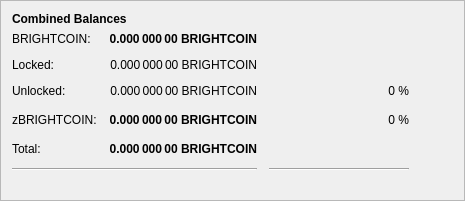
         <widget class="QFrame" name="frame_3">
          <property name="geometry">
           <rect>
            <x>0</x>
            <y>150</y>
            <width>465</width>
            <height>201</height>
           </rect>
          </property>
          <property name="frameShape">
           <enum>QFrame::StyledPanel</enum>
          </property>
          <property name="frameShadow">
           <enum>QFrame::Raised</enum>
          </property>
          <layout class="QVBoxLayout" name="verticalLayout_5">
           <item>
            <layout class="QHBoxLayout" name="horizontalLayout_5" stretch="0">
             <item>
              <widget class="QLabel" name="label_5z">
               <property name="maximumSize">
                <size>
                 <width>16777215</width>
                 <height>20</height>
                </size>
               </property>
               <property name="font">
                <font>
                 <weight>75</weight>
                 <bold>true</bold>
                </font>
               </property>
               <property name="toolTip">
                <string>Combined Balances (including unconfirmed and immature coins)</string>
               </property>
               <property name="text">
                <string>&lt;html&gt;&lt;head/&gt;&lt;body&gt;&lt;p&gt;Combined Balances&lt;/p&gt;&lt;/body&gt;&lt;/html&gt;</string>
               </property>
              </widget>
             </item>
            </layout>
           </item>
           <item>
            <layout class="QGridLayout" name="gridLayout_3">
             <property name="spacing">
              <number>12</number>
             </property>
             <item row="7" column="0" colspan="2">
              <widget class="Line" name="lineSpendableBalance_3">
               <property name="orientation">
                <enum>Qt::Horizontal</enum>
               </property>
              </widget>
             </item>
             <item row="7" column="2">
              <widget class="Line" name="lineWatchBalance_3">
               <property name="sizePolicy">
                <sizepolicy hsizetype="Preferred" vsizetype="Fixed">
                 <horstretch>0</horstretch>
                 <verstretch>0</verstretch>
                </sizepolicy>
               </property>
               <property name="minimumSize">
                <size>
                 <width>140</width>
                 <height>0</height>
                </size>
               </property>
               <property name="orientation">
                <enum>Qt::Horizontal</enum>
               </property>
              </widget>
             </item>
             <item row="4" column="1">
              <widget class="QLabel" name="labelzBalancez">
               <property name="font">
                <font>
                 <weight>75</weight>
                 <bold>true</bold>
                </font>
               </property>
               <property name="cursor">
                <cursorShape>IBeamCursor</cursorShape>
               </property>
               <property name="toolTip">
                <string>Total of transactions that have yet to be confirmed, and do not yet count toward the spendable balance</string>
               </property>
               <property name="text">
                <string notr="true">0.000 000 00 BRIGHTCOIN</string>
               </property>
               <property name="alignment">
                <set>Qt::AlignRight|Qt::AlignTrailing|Qt::AlignVCenter</set>
               </property>
               <property name="textInteractionFlags">
                <set>Qt::LinksAccessibleByMouse|Qt::TextSelectableByKeyboard|Qt::TextSelectableByMouse</set>
               </property>
              </widget>
             </item>
             <item row="6" column="1">
              <widget class="QLabel" name="labelTotalz">
               <property name="font">
                <font>
                 <weight>75</weight>
                 <bold>true</bold>
                </font>
               </property>
               <property name="cursor">
                <cursorShape>IBeamCursor</cursorShape>
               </property>
               <property name="toolTip">
                <string>Total Balance, including unconfirmed and immature coins.</string>
               </property>
               <property name="text">
                <string notr="true">0.000 000 00 BRIGHTCOIN</string>
               </property>
               <property name="alignment">
                <set>Qt::AlignRight|Qt::AlignTrailing|Qt::AlignVCenter</set>
               </property>
               <property name="textInteractionFlags">
                <set>Qt::LinksAccessibleByMouse|Qt::TextSelectableByKeyboard|Qt::TextSelectableByMouse</set>
               </property>
              </widget>
             </item>
             <item row="4" column="3">
              <spacer name="horizontalSpacer_6">
               <property name="orientation">
                <enum>Qt::Horizontal</enum>
               </property>
               <property name="sizeHint" stdset="0">
                <size>
                 <width>40</width>
                 <height>20</height>
                </size>
               </property>
              </spacer>
             </item>
             <item row="6" column="0">
              <widget class="QLabel" name="labelTotalTextz">
               <property name="text">
                <string>Total:</string>
               </property>
              </widget>
             </item>
             <item row="1" column="0">
              <widget class="QLabel" name="labelBalanceTextz">
               <property name="text">
                <string>BRIGHTCOIN:</string>
               </property>
              </widget>
             </item>
             <item row="1" column="1">
              <widget class="QLabel" name="labelBalancez">
               <property name="font">
                <font>
                 <weight>75</weight>
                 <bold>true</bold>
                </font>
               </property>
               <property name="cursor">
                <cursorShape>IBeamCursor</cursorShape>
               </property>
               <property name="toolTip">
                <string>Your current spendable balance</string>
               </property>
               <property name="text">
                <string notr="true">0.000 000 00 BRIGHTCOIN</string>
               </property>
               <property name="alignment">
                <set>Qt::AlignRight|Qt::AlignTrailing|Qt::AlignVCenter</set>
               </property>
               <property name="textInteractionFlags">
                <set>Qt::LinksAccessibleByMouse|Qt::TextSelectableByKeyboard|Qt::TextSelectableByMouse</set>
               </property>
              </widget>
             </item>
             <item row="4" column="0">
              <widget class="QLabel" name="labelzBalanceTextz">
               <property name="toolTip">
                <string/>
               </property>
               <property name="text">
                <string>zBRIGHTCOIN:</string>
               </property>
              </widget>
             </item>
             <item row="4" column="2">
              <widget class="QLabel" name="labelzBRIGHTCOINPercent">
               <property name="toolTip">
                <string>Current percentage of zBRIGHTCOIN.
If AutoMint is enabled this percentage will settle around the configured AutoMint percentage (default = 10%)</string>
               </property>
               <property name="text">
                <string>0 %</string>
               </property>
               <property name="alignment">
                <set>Qt::AlignRight|Qt::AlignTrailing|Qt::AlignVCenter</set>
               </property>
              </widget>
             </item>
             <item row="6" column="2">
              <widget class="QLabel" name="label100Percent">
               <property name="text">
                <string/>
               </property>
               <property name="alignment">
                <set>Qt::AlignRight|Qt::AlignTrailing|Qt::AlignVCenter</set>
               </property>
              </widget>
             </item>
             <item row="2" column="1">
              <widget class="QLabel" name="labelLockedBalance">
               <property name="toolTip">
                <string>Locked BRIGHTCOIN or Masternode collaterals. These are excluded from zBRIGHTCOIN minting.</string>
               </property>
               <property name="text">
                <string>0.000 000 00 BRIGHTCOIN</string>
               </property>
               <property name="alignment">
                <set>Qt::AlignRight|Qt::AlignTrailing|Qt::AlignVCenter</set>
               </property>
              </widget>
             </item>
             <item row="2" column="0">
              <widget class="QLabel" name="labelLockedBalanceText">
               <property name="toolTip">
                <string>Locked BRIGHTCOIN or Masternode collaterals. These are excluded from zBRIGHTCOIN minting.</string>
               </property>
               <property name="text">
                <string>Locked:</string>
               </property>
              </widget>
             </item>
             <item row="3" column="0">
              <widget class="QLabel" name="labelUnLockedBalanceText">
               <property name="toolTip">
                <string>Unlocked BRIGHTCOINs. These can be used for zBRIGHTCOIN minting.</string>
               </property>
               <property name="text">
                <string>Unlocked:</string>
               </property>
              </widget>
             </item>
             <item row="3" column="1">
              <widget class="QLabel" name="labelUnLockedBalance">
               <property name="toolTip">
                <string>Unlocked BRIGHTCOINs. These can be used for zBRIGHTCOIN minting.</string>
               </property>
               <property name="text">
                <string>0.000 000 00 BRIGHTCOIN</string>
               </property>
               <property name="alignment">
                <set>Qt::AlignRight|Qt::AlignTrailing|Qt::AlignVCenter</set>
               </property>
              </widget>
             </item>
             <item row="3" column="2">
              <widget class="QLabel" name="labelBRIGHTCOINPercent">
               <property name="text">
                <string>0 %</string>
               </property>
               <property name="alignment">
                <set>Qt::AlignRight|Qt::AlignTrailing|Qt::AlignVCenter</set>
               </property>
              </widget>
             </item>
            </layout>
           </item>
           <item>
            <spacer name="verticalSpacer">
             <property name="orientation">
              <enum>Qt::Vertical</enum>
             </property>
             <property name="sizeHint" stdset="0">
              <size>
               <width>20</width>
               <height>40</height>
              </size>
             </property>
            </spacer>
           </item>
          </layout>
         </widget>
